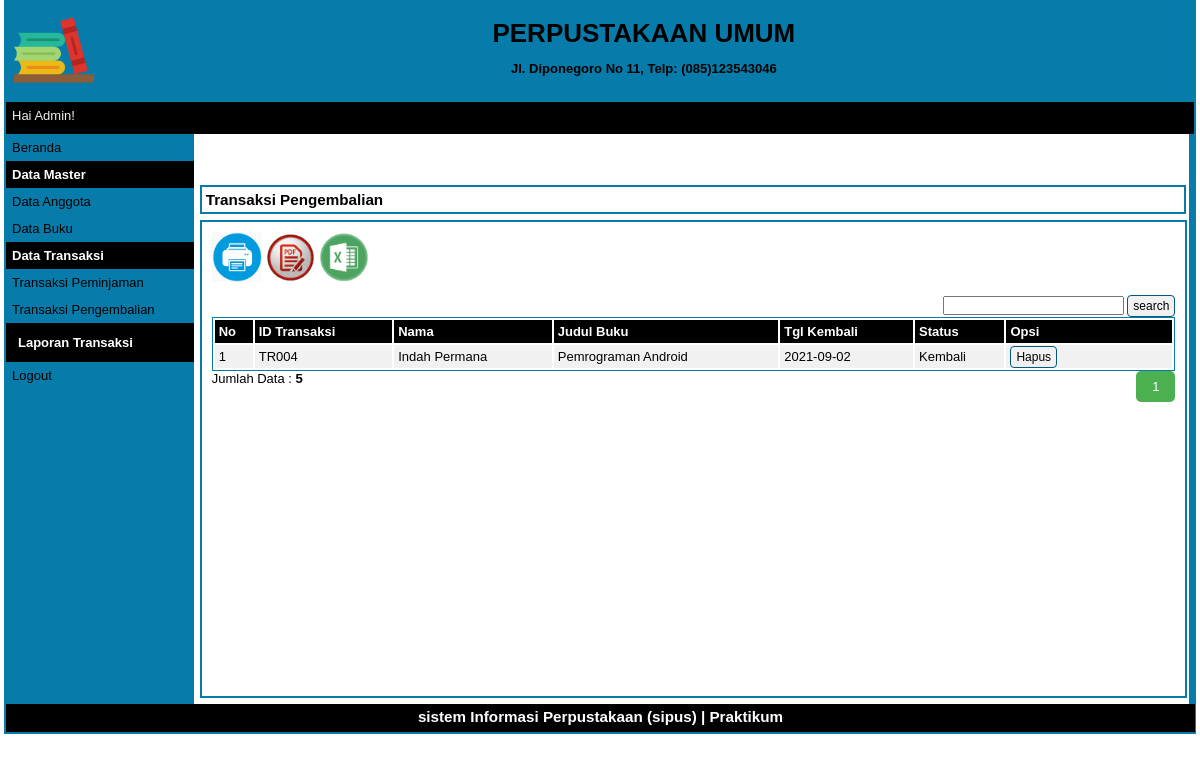
Page /index.php?p=transaksi-pengembalian (signed in) on the committed database.
### tables this page shows
CREATE TABLE `tbtransaksi` (
  `idtransaksi` varchar(5) NOT NULL,
  `idanggota` varchar(5) NOT NULL,
  `idbuku` varchar(5) NOT NULL,
  `tglpinjam` date NOT NULL,
  `tglkembali` date NOT NULL,
  `status_transaksi` varchar(20) NOT NULL
);

CREATE TABLE `tbanggota` (
  `idanggota` varchar(5) NOT NULL,
  `nama` varchar(30) NOT NULL,
  `jeniskelamin` varchar(10) NOT NULL,
  `alamat` varchar(40) NOT NULL,
  `status` varchar(20) NOT NULL,
  `foto` varchar(255) NOT NULL
);

CREATE TABLE `tbbuku` (
  `idbuku` varchar(5) NOT NULL,
  `judul` varchar(100) NOT NULL,
  `pengarang` varchar(100) NOT NULL,
  `penerbit` varchar(100) NOT NULL,
  `jmlbuku` int(11) NOT NULL,
  `isbn` varchar(20) NOT NULL,
  `thnterbit` int(11) NOT NULL,
  `lokasi` varchar(30) NOT NULL,
  `cover` varchar(100) NOT NULL
);

### pages/transaksi-pengembalian.php (the view, shortened to what this page needs)
<div id="label-page"><h3>Transaksi Pengembalian</h3></div>
<div id="content">
	<p id="tombol-tambah-container">
        <a target="_blank" href="pages/cetak_pengembalian.php"><img src="print.png" height="50px" height="50px"></a>
        <a target="_blank" href="ekspor/pengembalian_pdf.php"><img src="pdf.png" height="50px" height="50px"></a>
        <a target="_blank" href="ekspor/pengembalian_excel.php"><img src="excel.png" height="50px" height="50px"></a>
        <div class="form-inline">
            <div align="right">
                <form method=post>
                    <input type="text" name="pencarian">
                    <input type="submit" name="search" value="search" class="tombol">
                </form>
            </div>
        </div>
    </p>
	<table id="tabel-tampil">
		<thead>
			<tr>
				<th id="label-tampil-no">No</td>
				<th>ID Transaksi</th>
				<th>Nama</th>
				<th>Judul Buku</th>
                <th>Tgl Kembali</th>
                <th>Status</th>
				<th id="label-opsi">Opsi</th>
			</tr>
		</thead>
		<tbody>
            <?php
                $batas = 5;
                extract($_GET);
                if(empty($hal)) {
                    $posisi = 0;
                    $hal = 1;
                    $nomor = 1;
                }else {
                    $posisi = ($hal - 1) * $batas;
                    $nomor = $posisi+1;
                }
                if($_SERVER['REQUEST_METHOD'] == "POST") {
                    $pencarian = trim(mysqli_real_escape_string($db, $_POST['pencarian']));
                    if($pencarian != "") {
                        $sql = "SELECT tbtransaksi.idtransaksi, tbanggota.nama, tbbuku.judul, tbtransaksi.tglpinjam,
                                tbtransaksi.tglkembali, tbtransaksi.status_transaksi FROM tbtransaksi
                                INNER JOIN tbanggota ON tbtransaksi.idanggota = tbanggota.idanggota
                                INNER JOIN tbbuku ON tbtransaksi.idbuku = tbbuku.idbuku
								WHERE tbtransaksi.idtransaksi LIKE '%$pencarian%'
                                -- OR tbtransaksi.tglpinjam LIKE '%$pencarian%'
                                OR tbtransaksi.tglkembali LIKE '%$pencarian%'
                                OR tbtransaksi.status_transaksi LIKE '%$pencarian%'
								OR tbanggota.nama LIKE '%$pencarian%'
								OR tbbuku.judul LIKE '%$pencarian%'";
                        $query = $sql;
                        $queryJml = $sql;
                    } else {
                        $query = "SELECT tbtransaksi.idtransaksi, tbanggota.nama, tbbuku.judul, tbtransaksi.tglpinjam,
                                tbtransaksi.tglkembali, tbtransaksi.status_transaksi FROM tbtransaksi
                                INNER JOIN tbanggota ON tbtransaksi.idanggota = tbanggota.idanggota
                                INNER JOIN tbbuku ON tbtransaksi.idbuku = tbbuku.idbuku
                                WHERE tbtransaksi.status_transaksi = 'Kembali'
								ORDER BY tbtransaksi.idtransaksi DESC
								LIMIT $posisi, $batas";
                        $queryJml = "SELECT * FROM tbtransaksi WHERE tbtransaksi.status_transaksi = 'Kembali'";
                        $no = $posisi * 1;
                    }
                }
                else {
                    $query = "SELECT tbtransaksi.idtransaksi, tbanggota.nama, tbbuku.judul, tbtransaksi.tglpinjam,
                            tbtransaksi.tglkembali, tbtransaksi.status_transaksi FROM tbtransaksi
                            INNER JOIN tbanggota ON tbtransaksi.idanggota = tbanggota.idanggota
                            INNER JOIN tbbuku ON tbtransaksi.idbuku = tbbuku.idbuku
                            WHERE tbtransaksi.status_transaksi = 'Kembali'
							ORDER BY tbtransaksi.idtransaksi DESC
							LIMIT $posisi, $batas";
                    $queryJml = "SELECT * FROM tbtransaksi WHERE tbtransaksi.status_transaksi = 'Kembali'";
                }
                $q_tampil_transaksi = mysqli_query($db, $query);
                if(mysqli_num_rows($q_tampil_transaksi) > 0) {
                    while($r_tampil_transaksi=mysqli_fetch_array($q_tampil_transaksi)) {
            ?>
            <tr>
                <td><?php echo $nomor; ?></td>
                <td><?php echo $r_tampil_transaksi['idtransaksi']; ?></td>
                <td><?php echo $r_tampil_transaksi['nama']; ?></td>
				<td><?php echo $r_tampil_transaksi['judul']; ?></td>
                <td><?php echo $r_tampil_transaksi['tglkembali']; ?></td>
                <td><?php echo $r_tampil_transaksi['status_transaksi']; ?></td>
                <td>
                <div class="tombol-opsi-container"><a href="proses/transaksi-hapus.php?id=<?php echo $r_tampil_transaksi['idtransaksi'];?>"
                onclick = "return confirm ('Apakah Anda Yakin Akan Menghapus Data Ini?')" class="tombol">Hapus</a></div>
                </td>
            </tr>
            <?php
                        $nomor++;
                    }
                }
                else {
                    echo "<tr><td colspan=6>Data Tidak Ditemukan</td></tr>";
                }
            ?>
        </tbody>
	</table>
    <?php
    if(isset($_POST['pencarian'])) {
        if($_POST['pencarian']!='') {
            echo "<div style=\"float:left;\">";
            $jml = mysqli_num_rows(mysqli_query($db, $queryJml));
            echo "Data Hasil Pencarian: <b>$jml</b>";
            echo "</div>";
        }
    } else {
    ?>
        <div style="float: left;">
        <?php
            $jml = mysqli_num_rows(mysqli_query($db, $queryJml));
            echo "Jumlah Data : <b>$jml</b>";
        ?>
        </div>
        <div class="pagination" style="float: right;">
            <?php
                $jml_hal = ceil($jml / $batas);
                for($i = 1; $i <= $jml_hal; $i++) {
                    if($i != $hal) {
                        echo "<a href=\"?p=transaksi-pengembalian&hal=$i\">$i</a>";
                    } else {
                        echo "<a class=\"active\">$i</a>";
                    }
                }
            ?>
        </div>
    <?php
    }
    ?>
</div>

### style.css (style rules this page uses)
* { margin:0px; padding:0px }
body { font-family:sans-serif; font-size:13px; color:rgb(0, 0, 0); }
.pagination { display: inline-block; }
.pagination a { color: black; float: left; padding: 8px 16px; text-decoration: none; }
.pagination a.active { background-color: #4CAF50; color: white; border-radius: 5px; }
#label-page { margin-top:6px; margin-bottom:6px; margin-left:6px; border:2px solid #077caa; padding:4px; width:97.9%; }
#content { float:left; width:96.8%; min-height:454px; background-color:#FFFFFF; margin-left:6px; border:2px solid #077caa; padding:10px; margin-bottom:6px; }
.tombol { border-radius:4px; font-size:12px; text-decoration:none; background-color:#F1F1F1; padding-top:3px; padding-bottom:3px; padding-left:5px; padding-right:5px; border:1px solid #01597E; color:black; }
#tombol-tambah-container { margin-bottom:10px; }
#tabel-tampil { border:1px solid #077caa; width:100%; }
#tabel-tampil tr:nth-child(odd) { background-color:#F1F1F1; }
#tabel-tampil tr th { background-color:#000000; color:#FFFFFF; padding:4px; text-align:left; }
#tabel-tampil td { padding:4px; }
#label-tampil-no { width:30px; }
#label-opsi { width:158px; font-weight:bold; }
.tombol-opsi-container { float:left; }

### rows in the picture
tbtransaksi: idtransaksi "TR004", idanggota.nama "Indah Permana", idbuku.judul "Pemrograman Android", tglkembali "2021-09-02", status_transaksi "Kembali"

### other values in the picture
$_SESSION['sesi'] "Admin"
$jml "5"
